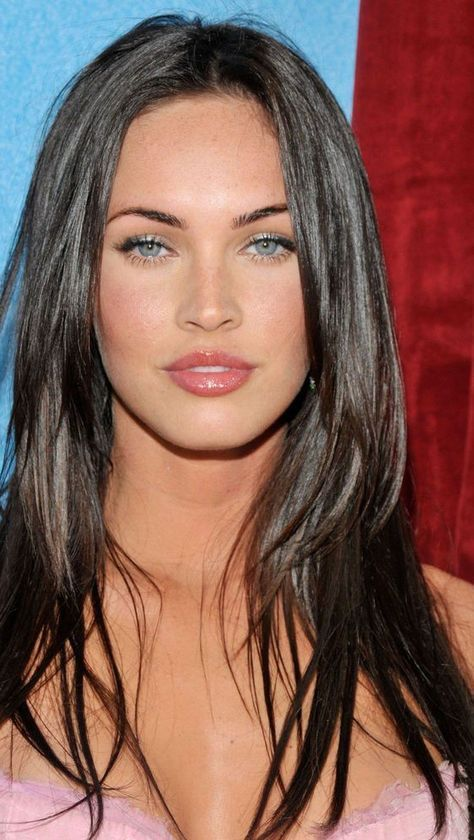
#> input picture img/megan.jpeg, 474 x 840 px, found by its file name
$ jupyter execute --allow-errors 'Модуль 1. Работа с изображениями .ipynb'
#> lines starting #> are read from the running program, lines starting #| are printed output that depends on the picture
## Трек «CV-инженер»
### Skillfactory: DSPR-19
### Модуль 1. Работа с изображениями

### 1. Что вас ждёт в этом модуле?

→ Не секрет, что проектирование архитектуры модели — это только 50% успеха в решении задачи Data Science. Оставшаяся половина — правильная подготовка данных.

Этот модуль посвящен знакомству со способами предобработки изображений для различных задач компьютерного зрения.

### В ЭТОМ МОДУЛЕ МЫ РАЗБЕРЁМ:

- Что представляет из себя изображение?

- Какими способами можно обработать и трансформировать изображение?

- gКакие требования к картинкам существуют в зависимости от задачи компьютерного зрения?

- Что такое аугментации и зачем они нужны?

### ВЫ НАУЧИТЕСЬ:

- Загружать изображения, делать предобработку и трансформировать картинки с помощью библиотек openCV и scikit-image.

- Пользоваться инструментами albumentations и torchvision.transforms для аугментации и расширения тренировочного датасета.

- Использовать популярные сервисы для разметки изображений.

- Писать класс Dataset для подготовки загрузки датасета перед переходом к задаче.

✏️ В конце этого модуля на основе этих навыков вы подготовите датасет для решения задачи сегментации изображений.

Для освоения модуля может потребоваться повторить такие темы:

→ Объектно-ориентированное программирование. Вспомните, какие требования предъявляются к кастомным классам, которые вы пишете на Python.

→ Работа с фреймворком PyTorch для реализации моделей.

→ Задача сегментации в компьютерном зрении и методы её решения — для финального задания модуля.

#### АВТОР МОДУЛЯ

Андрей Казначеев,
NLP Researcher, Сбер

### 2. Что такое изображение?

→ Прежде чем приступить к способам обработки изображений, необходимо вспомнить, что такое изображение.

**Изображение** — это матрица **интенсивностей** света, пришедшего на соответствующий пиксель матрицы фотоаппарата.

В случае _монохромного_ изображения — это одна двумерная матрица, в которой хранятся **числа от 0 до 255**, где 0 соответствует чёрному цвету, а 255 — белому.

### КАК ПОЛУЧАЕТСЯ ЦВЕТНОЕ ИЗОБРАЖЕНИЕ?

Представьте, что мы делаем фото на смартфоне. Свет должен попасть на светочувствительную матрицу. Но до этого он проходит через цветовые фильтры.

Как правило, цветовые фильтры — это ячейки, соответствующие трём основным цветам, через сочетание которых можно получить практически все цвета, воспринимаемые глазом человека: красный (red), зелёный (green) и синий (blue). Каждый фильтр отсекает не соответствующее его цвету излучение, и на матрицу попадает излучение красного, синего или зелёного цвета. Как вы уже догадались, речь идет о цветовой модели RGB.

Цветные RGB-изображения компьютер видит как трёхмерную матрицу интенсивностей, а точнее — как три двумерные матрицы интенсивностей соответствующих цветовых каналов (Red-Green-Blue).

Можно отрисовать различные каналы изображения по отдельности, чтоб увидеть, из чего состоит наше оригинальное изображение героев Футурамы.

### Задание 2.1
Что означают числа в матрице, которую представляют из себя изображения?
Введите текстовый ответ кириллицей.
Ответ: интенсивность

### ЦВЕТОВЫЕ МОДЕЛИ

Давайте подробнее остановимся на цветовых моделях.

### RGB (RED, GREEN, BLUE)

Одна из самых распространённых цветовых моделей. В её основе лежит воспроизведение любого цвета путем сложения трёх основных компонентов: красного (Red), зелёного (Green) и синего (Blue). Каждый компонент выражается через **число от 0 до 255**, которое характеризует количество этого компонента в конечном цвете.

### CMY/CMYK (CYAN, MAGENTA, YELLOW + BLACK)

**Субтрактивная модель** — это модель, основанная на вычитании основных цветов из белого.

**Белый цвет - RGB = CMY**

Буква K означает key color, или просто чёрный цвет.

Эта цветовая модель создавалась для типографских нужд, где гораздо удобнее рассчитывать цвет по количеству отражённого от бумаги света, а не по количеству поглощённого (как в RGB). Референсный чёрный цвет в модель добавили, так как не очень точно получалось сделать чёрный цвет путем смешения различных красок.

→ Эта модель почти не используется в обработке изображений: про неё важно знать лишь для общего развития.

### HSV/HSB (HUE, SATURATION, VALUE OR BRIGHTNESS)


Эта цветовая модель может быть представлена как конус.

Что есть что?

**Hue** — цветовой тон. **Варьируется от 0 до 360.**

Цвет кодируется углом окружности. Можно заметить, что, в отличие от предыдущих цветовых моделей, здесь цвет пикселя характеризуется **одним числом.**

**Saturation** — насыщенность. Варьируется **от 0 до 1**, иногда **от 0 до 100**. Чем ближе параметр к 0, тем ближе цвет к нейтральному серому; чем ближе к 1, тем более насыщенным выглядит цвет.

**Value/Brightness** — яркость. Также задаётся **от 0 до 1.**

Преимуществом этой цветовой модели является разделение информации о цвете и яркости. Например, если мы хотим выполнить выравнивание гистограммы яркости, то цвета меняться не должны. Это легко обеспечить в HSV-модели. Также эта модель лучше подходит для выделения объектов на изображении, потому что здесь очень просто задать порог, какие тона мы ищем.

❗️ Таким образом, возможно решить задачу сегментации дорожных знаков, так как дорожные знаки имеют стандартизированные цвета, и, задавая довольно узкий порог по цветовому тону, можно легко их выделять на изображении.

### Задание 2.2
Какой цветовой моделью можно выделить один цвет на изображении по порогу цветового тона?
Ответ: HSV

⭐️ Итак, мы рассмотрели основные варианты представления цветных изображений. Теперь давайте познакомимся с одним из самых популярных инструментов для работы с такими изображениями — библиотекой openCV.

### ⚪️3. Скринкаст: openCV

→ Скачать ноутбук к скринкасту (https://github.com/luhakv/cv_engr/blob/master/opencv_demo_ipynb_.ipynb)


**Библиотека OpenCV (Open Source Computer Vision Library)** предлагает широкий набор методов, функций и классов для обработки изображений алгоритмами компьютерного зрения.

→ Документация библиотеки OpenCV (https://docs.opencv.org/master/)

Она включает в себя несколько модулей для различных задач CV. В этом модуле мы разберём базовые операции для трансформации изображений.

Вот несколько примеров таких операций:

cv2.imread — чтение изображения
cv2.resize — изменение размера изображения
cv2.rectangle — рисование прямоугольников
cv2.putText — добавление текста на изображение
cv2.addWeighted — способ получить смесь изображений, в том числе «смешать» картинку с шумом
cv2.GaussianBlur — гауссово сглаживание, один из популярных методов размытия картинки
cv2.medianBlur — сглаживание по медиане

### ✏️ ПРАКТИКА

Скачайте (https://github.com/luhakv/cv_engr/blob/master/img/peshehod.jpeg) изображение дорожного знака Пешеходный переход и добавьте его в свою директорию.

Загрузим картинку и отрисуем её:

#> (a cell that did not finish here is left out)

Дальнейшие действия по проекту в ноутбуке в colab: https://github.com/luhakv/cv_engr/blob/master/opencv_demo_done.ipynb

### Задание 3.1
Для изображения знака сделайте threshold по порогу выше 180. В строку ниже введите целое число, полученное в результате выполнения кода, данного ниже.

#> (a cell that did not finish here is left out)

Ответ: 58546

### Задание 3.2
Вам нужно локализовать на изображении дорожный знак с помощью цветового порога. В результате получится маска изображения, на которой будет выделен только знак и небольшой шум на остальной части изображения.

Рекомендуем перевести изображение в HSV и найти информацию о функции inRange.

Финальную маску назовите result_image.

Формат ответа: X.X

Введите в поле для ответа число, которое получится после выполнения кода ниже:

#> (a cell that did not finish here is left out)

Ответ: 0.9

### Задание 3.3
С помощью OpenCV можно получить доступ к различным свойствам изображения, например количеству строк, столбцов и каналов в тензоре картинки; типу данных изображения; количеству пикселей.

В документации библиотеки найдите способ посчитать количество пикселей на картинке с дорожным знаком. Ответом должно стать целое число.

Ответ: 516096

### 4. Image Processing

→ В прошлых юнитах мы рассмотрели, как цветное изображение может быть представлено в компьютере, и изучили возможности классной библиотеки OpenCV. Теперь необходимо более подробно рассказать о свойствах изображений, таких как яркость, контрастность, баланс белого и гамма-коррекциях.

### БАЛАНС БЕЛОГО

**Баланс белого** — это процесс коррекции цветов на изображении до тех цветов, которые человек видит в естественных условиях (или до тех, которые лучше выглядят).

Неверный баланс белого может породить фото фиолетовых или зеленоватых оттенков.

### ЯРКОСТЬ

**Яркость** — световая характеристика тел. Яркость — это отношение силы света, излучаемого поверхностью, к площади её проекции на плоскости, перпендикулярной оси наблюдения. Говоря простым языком, она выражает, насколько пиксель отличается от пикселя черного цвета.

Существует также **гистограмма яркости изображения** — это график статистического распределения элементов цифрового изображения с различной яркостью, в котором по горизонтальной оси представлена яркость, а по вертикали — относительное число пикселей с конкретным значением яркости.

Эти гистограммы применяются в обработке изображений. Например, для приведения яркости одного изображения к яркости другого.

### КОНТРАСТНОСТЬ


**Контрастность** — различимость предмета наблюдения от окружающего его фона (монохроматическое излучение).

**Цветовая контрастность** — разновидность оптической контрастности, связанная с разницей цветовых оттенков. Говоря простым языком, это разница расположенными рядом цветами. Чем выше контрастность, тем более резко мы наблюдаем переход от одного цвета к другому (иногда контрастность срабатывает как повышение резкости).

### ГАММА-КОРРЕКЦИЯ

Основная идея состоит в том, что глаз воспринимает увеличение яркости не в линейном масштабе.

Строго говоря, если в два раза увеличить количество фотонов, которые попадают на глаз, то мы скажем, что изображение стало немного светлее. В случае же цифровой камеры, яркость увеличится вдвое.

Под **гамма-коррекцией** мы подразумеваем преобразование светочувствительности камеры под наши глаза.

Это делается с помощью степенной функции:

где  — это итоговая яркость, а  — это исходная/действительная яркость.

У старых мониторов, работающих на электронно-лучевой трубке, была та же проблема, но с обратным показателем в степени (). Сейчас все мониторы стандартизированы под .

Ниже пример, как меняется изображение при применении разной гаммы.

### Задание 4.1

Для чего нужен баланс белого?
Ответ: Для коррекции цветов до естественного для человеческого глаза состояния.

### Задание 4.2

С помощью чего можно привести яркость одного изображения к яркости другого?
Ответ: Гистограмма яркости

### Задание 4.3

Зачем нужна гамма-коррекция?
Ответ: Для коррекции яркости изображения.

### ⚪️5. Скринкаст: skimage

→ Скачать ноутбук к скринкасту (https://colab.research.google.com/drive/1jZVMtkpnbygzF4LjaP55AqsVsAl85M6U или https://github.com/luhakv/cv_engr/blob/master/skimage_etalon_ipynb_.ipynb)


В библиотеке skimage (scikit-image), предназначенной для обработки изображений, вы можете встретить похожие методы, которые мы уже разобрали в юните про библиотеку OpenCV.

→ Официальный сайт библиотеки skimage (https://scikit-image.org/docs/dev/api/skimage.html)

Skimage содержит множество подмодулей. В каждом из них вы сможете найти различные способы обработки и преобразования картинок, например:

→ В подмодуле color находятся операции преобразования цветового пространства картинки:

**skimage.color.rgb2gray** — преобразование цветного изображения в чёрно-белое.
**skimage.color.rgb2hsv** — преобразование цветового пространства в HSV.

→ В подмодуле exposure хранятся инструменты для регулировки интенсивности изображения.

**skimage.exposure.match_histograms** — сопоставление гистограмм; гистограмма входной картинки будет соответствовать гистограмме эталонного изображения.
**exposure.rescale_intensity** — изменение уровня интенсивности картинки.
**exposure.equalize_hist** — выравнивание гистограммы для улучшения контрастности изображений.

→ Для более продвинутых операций в библиотеке есть такие подмодули, как feature, который позволяет извлекать различные признаки.

### Задание 5.1

Восстановите яркость темного изображения Меган Фокс по референсной картинке (https://github.com/luhakv/cv_engr/blob/master/img/dark_megan.jpeg). Восстановленное изображение сохраните в переменную matched.

→ Исходное изображение (https://github.com/luhakv/cv_engr/blob/master/img/megan.jpeg).

[cell 4]
import skimage
from skimage import exposure
from skimage.exposure import match_histograms
import numpy as np

megan = skimage.io.imread('megan.jpeg')
#> megan is the input picture: shape (840, 474, 3); mean R, G, B 129.3, 93.1, 83.9
dark_megan =  skimage.io.imread('dark_megan.jpeg')
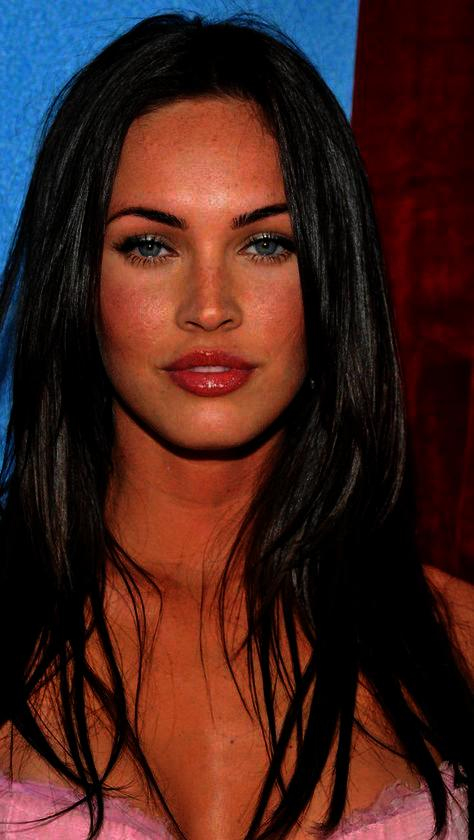
#> input picture img/dark_megan.jpeg, 474 x 840 px, found by its file name
#> dark_megan is the input picture: shape (840, 474, 3); mean R, G, B 67.4, 34.3, 30.2

В поле для ответа введите число, полученное после выполнения этого кода:

#> (a cell that did not finish here is left out)

115257

### Задание 5.2

С помощью Canny edge detector найдите эллипс по цветовому градиенту между красным и белым (можете обратиться к галерее skimage). Результатом должна быть маска эллипса на изображении.

[cell 6]
from skimage import data, color, img_as_ubyte
from skimage.feature import canny
from skimage.transform import hough_ellipse
from skimage.draw import ellipse_perimeter

image_rgb = data.coffee()[0:220, 160:420]
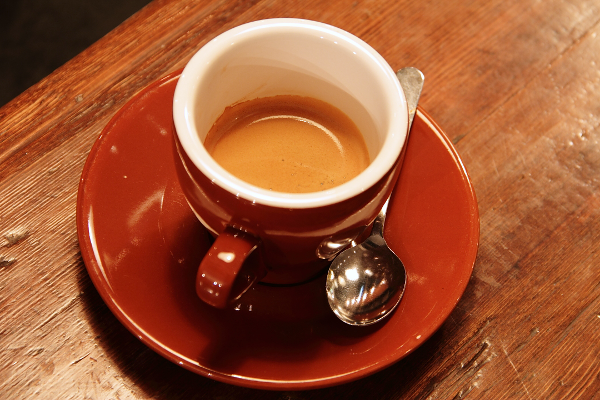
#> input picture skimage.data.coffee(), 600 x 400 px
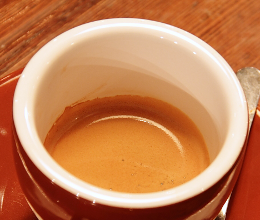
#> image_rgb: shape (220, 260, 3); mean R, G, B 197.7, 128.3, 85.1
#> (the rest of this cell did not finish here and is left out)
